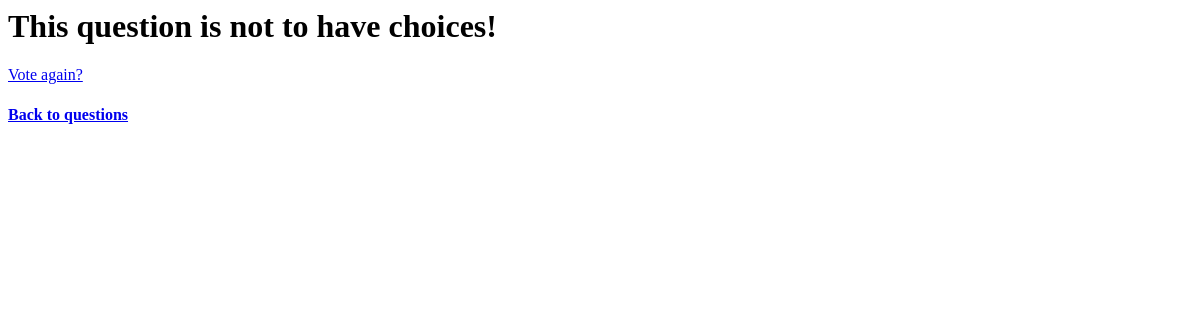
Page /polls/7/results/ on the earlier database version.
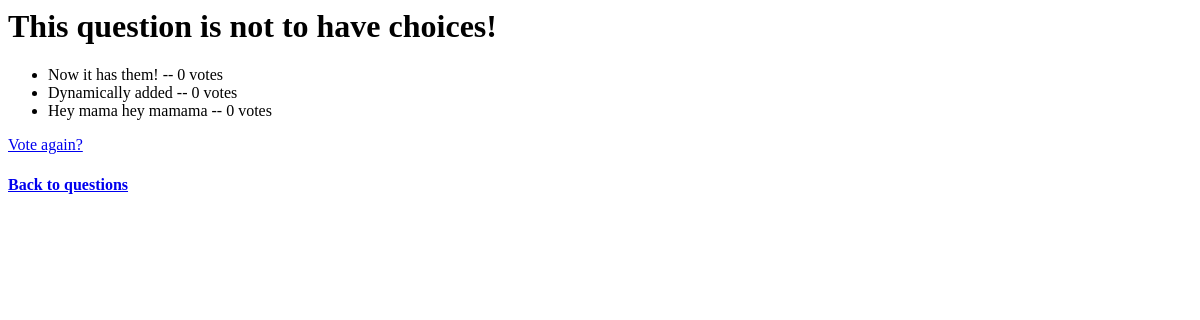
Same page on the later database version.
### polls/models.py (models this page shows, shortened)
class Question(models.Model):
    question_text = models.CharField(max_length=200)
    publication_date = models.DateTimeField("date published")
    def was_published_recently(self):
        now = timezone.now()
        return now - datetime.timedelta(days=1) <= self.publication_date <= now
    was_published_recently.admin_order_field = 'publication_date'
    was_published_recently.boolean = True
    was_published_recently.short_description = 'Published Recently?'

class Choice(models.Model):
    question = models.ForeignKey(Question, on_delete=models.CASCADE)
    choice_text = models.CharField(max_length=200)
    votes = models.IntegerField(default=0)

### polls/views.py (the view)
# urls.py: path('<int:pk>/results/',views.ResultView.as_view(), name='results'),
class ResultView(generic.DetailView):
    model = Question
    template_name = 'polls/results.html'

### polls/templates/polls/results.html
<h1>{{ question.question_text }}</h1>
<ul>
{% for choice in question.choice_set.all %}
<li>{{ choice.choice_text }} -- {{ choice.votes }} vote{{ choice.votes|pluralize }}</li>
{% endfor %}
</ul>
<a href="{% url 'polls:details' question.id %}">Vote again?</a>
<a href="{% url 'polls:index' %}">
    <h4>Back to questions</h4>
</a>

Differences in the rows shown:
added Choice: choice_text "Now it has them!", votes "0"
added Choice: choice_text "Dynamically added", votes "0"
added Choice: choice_text "Hey mama hey mamama", votes "0"
